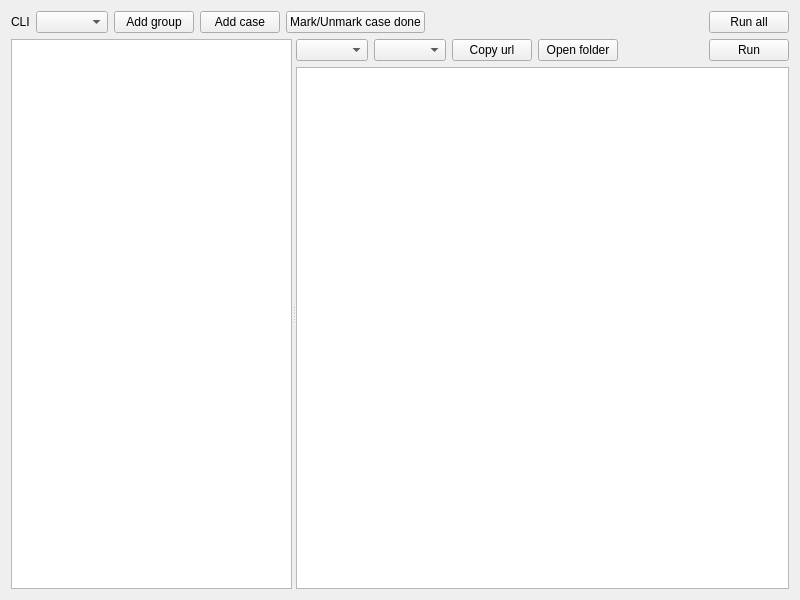
<?xml version="1.0" encoding="UTF-8"?>
<ui version="4.0">
 <class>PaneCases</class>
 <widget class="QWidget" name="PaneCases">
  <property name="geometry">
   <rect>
    <x>0</x>
    <y>0</y>
    <width>800</width>
    <height>600</height>
   </rect>
  </property>
  <property name="windowTitle">
   <string>Cases</string>
  </property>
  <layout class="QVBoxLayout" name="verticalLayout_2">
   <item>
    <layout class="QHBoxLayout" name="horizontalLayout">
     <item>
      <widget class="QLabel" name="label">
       <property name="text">
        <string>CLI</string>
       </property>
      </widget>
     </item>
     <item>
      <widget class="QComboBox" name="comboBoxCli"/>
     </item>
     <item>
      <widget class="QPushButton" name="buttonAddGroup">
       <property name="text">
        <string>Add group</string>
       </property>
      </widget>
     </item>
     <item>
      <widget class="QPushButton" name="buttonAddCase">
       <property name="text">
        <string>Add case</string>
       </property>
      </widget>
     </item>
     <item>
      <widget class="QPushButton" name="buttonMarkCaseDone">
       <property name="text">
        <string>Mark/Unmark case done</string>
       </property>
      </widget>
     </item>
     <item>
      <spacer name="horizontalSpacer">
       <property name="orientation">
        <enum>Qt::Orientation::Horizontal</enum>
       </property>
       <property name="sizeHint" stdset="0">
        <size>
         <width>40</width>
         <height>20</height>
        </size>
       </property>
      </spacer>
     </item>
     <item>
      <widget class="QPushButton" name="buttonRunAll">
       <property name="toolTip">
        <string>Run all cases of all group that are not marked done</string>
       </property>
       <property name="text">
        <string>Run all</string>
       </property>
      </widget>
     </item>
    </layout>
   </item>
   <item>
    <widget class="QSplitter" name="splitter">
     <property name="orientation">
      <enum>Qt::Orientation::Horizontal</enum>
     </property>
     <widget class="QTreeView" name="treeViewCases"/>
     <widget class="QWidget" name="layoutWidget">
      <layout class="QVBoxLayout" name="verticalLayout">
       <item>
        <layout class="QHBoxLayout" name="horizontalLayout_2">
         <item>
          <widget class="QComboBox" name="comboBoxCasesUrl"/>
         </item>
         <item>
          <widget class="QComboBox" name="comboBoxAccount">
           <property name="toolTip">
            <string>Amazon marketplace to select on the account page. Run is disabled until one is chosen.</string>
           </property>
          </widget>
         </item>
         <item>
          <widget class="QPushButton" name="buttonCopyUrl">
           <property name="text">
            <string>Copy url</string>
           </property>
          </widget>
         </item>
         <item>
          <widget class="QPushButton" name="buttonOpenFolder">
           <property name="text">
            <string>Open folder</string>
           </property>
          </widget>
         </item>
         <item>
          <spacer name="horizontalSpacer_2">
           <property name="orientation">
            <enum>Qt::Orientation::Horizontal</enum>
           </property>
           <property name="sizeHint" stdset="0">
            <size>
             <width>40</width>
             <height>20</height>
            </size>
           </property>
          </spacer>
         </item>
         <item>
          <widget class="QPushButton" name="buttonRunSelected">
           <property name="text">
            <string>Run</string>
           </property>
          </widget>
         </item>
        </layout>
       </item>
       <item>
        <widget class="QTextEdit" name="textEditPrompt"/>
       </item>
      </layout>
     </widget>
    </widget>
   </item>
  </layout>
 </widget>
 <resources/>
 <connections/>
</ui>
